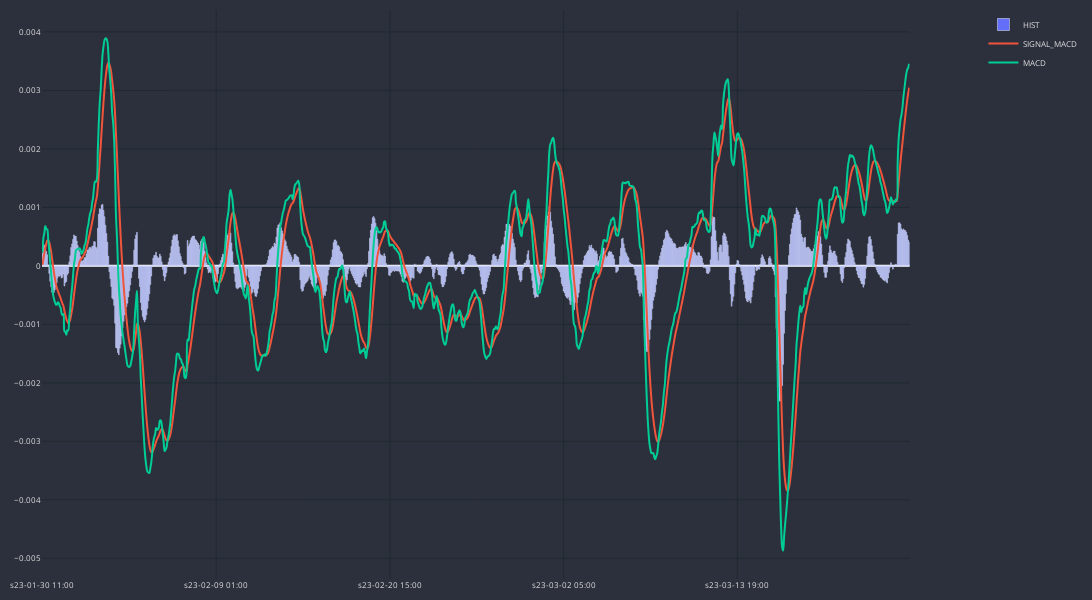

Source (notebook cell):
### Code cell
cp = CandlePlot(df_an, candles=False)
cp.fig.add_trace(go.Bar(
    x=cp.df_plot.sTime,
    y=cp.df_plot.HIST,
    name="HIST"
))
cp.show_plot(line_traces=['SIGNAL_MACD', 'MACD'], sec_traces=[])

### Figure 1 — Plotly figure (JSON) as saved in the notebook; plotly's stock layout.template omitted (floating-point values rounded to 4 significant figures; data arrays with more than 128 entries replaced by an {"elided": "..."} marker saying what was removed)
{"data": [{"name": "HIST", "type": "bar", "x": {"elided": "909 str values"}, "y": {"elided": "909 float values"}}, {"line": {"shape": "spline", "width": 2}, "name": "SIGNAL_MACD", "type": "scatter", "x": {"elided": "909 str values"}, "xaxis": "x", "y": {"elided": "909 float values"}, "yaxis": "y"}, {"line": {"shape": "spline", "width": 2}, "name": "MACD", "type": "scatter", "x": {"elided": "909 str values"}, "xaxis": "x", "y": {"elided": "909 float values"}, "yaxis": "y"}], "layout": {"font": {"color": "#e1e1e1", "size": 8}, "height": 600, "margin": {"b": 10, "l": 10, "r": 10, "t": 10}, "paper_bgcolor": "#2c303c", "plot_bgcolor": "#2c303c", "width": 1400, "xaxis": {"anchor": "y", "domain": [0, 0.94], "gridcolor": "#1f292f", "nticks": 5, "rangeslider": {"visible": false}}, "yaxis": {"anchor": "x", "domain": [0, 1], "gridcolor": "#1f292f"}, "yaxis2": {"anchor": "x", "gridcolor": "#1f292f", "overlaying": "y", "side": "right"}}}
